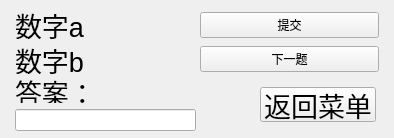
<?xml version="1.0" encoding="UTF-8"?>
<ui version="4.0">
 <class>addition_window</class>
 <widget class="QWidget" name="addition_window">
  <property name="geometry">
   <rect>
    <x>0</x>
    <y>0</y>
    <width>394</width>
    <height>138</height>
   </rect>
  </property>
  <property name="windowTitle">
   <string>Form</string>
  </property>
  <widget class="QPushButton" name="btn_back_menu_2">
   <property name="geometry">
    <rect>
     <x>260</x>
     <y>87</y>
     <width>116</width>
     <height>35</height>
    </rect>
   </property>
   <property name="font">
    <font>
     <pointsize>20</pointsize>
    </font>
   </property>
   <property name="text">
    <string>返回菜单</string>
   </property>
  </widget>
  <widget class="QWidget" name="">
   <property name="geometry">
    <rect>
     <x>15</x>
     <y>80</y>
     <width>181</width>
     <height>51</height>
    </rect>
   </property>
   <layout class="QVBoxLayout" name="verticalLayout_3">
    <item>
     <widget class="QLabel" name="label_answer_2">
      <property name="font">
       <font>
        <pointsize>20</pointsize>
       </font>
      </property>
      <property name="text">
       <string>答案：</string>
      </property>
     </widget>
    </item>
    <item>
     <widget class="QLineEdit" name="txt_2">
      <property name="font">
       <font>
        <pointsize>15</pointsize>
       </font>
      </property>
     </widget>
    </item>
   </layout>
  </widget>
  <widget class="QWidget" name="">
   <property name="geometry">
    <rect>
     <x>15</x>
     <y>10</y>
     <width>364</width>
     <height>64</height>
    </rect>
   </property>
   <layout class="QHBoxLayout" name="horizontalLayout">
    <item>
     <layout class="QVBoxLayout" name="verticalLayout">
      <item>
       <widget class="QLabel" name="number_a_2">
        <property name="font">
         <font>
          <pointsize>20</pointsize>
         </font>
        </property>
        <property name="text">
         <string>数字a</string>
        </property>
       </widget>
      </item>
      <item>
       <widget class="QLabel" name="number_b_2">
        <property name="font">
         <font>
          <pointsize>20</pointsize>
         </font>
        </property>
        <property name="text">
         <string>数字b</string>
        </property>
       </widget>
      </item>
     </layout>
    </item>
    <item>
     <layout class="QVBoxLayout" name="verticalLayout_2">
      <item>
       <widget class="QPushButton" name="btn_answer_2">
        <property name="text">
         <string>提交</string>
        </property>
       </widget>
      </item>
      <item>
       <widget class="QPushButton" name="btn_next_2">
        <property name="text">
         <string>下一题</string>
        </property>
       </widget>
      </item>
     </layout>
    </item>
   </layout>
  </widget>
 </widget>
 <resources/>
 <connections>
  <connection>
   <sender>btn_back_menu_2</sender>
   <signal>clicked()</signal>
   <receiver>addition_window</receiver>
   <slot>close()</slot>
   <hints>
    <hint type="sourcelabel">
     <x>317</x>
     <y>104</y>
    </hint>
    <hint type="destinationlabel">
     <x>196</x>
     <y>68</y>
    </hint>
   </hints>
  </connection>
 </connections>
</ui>
